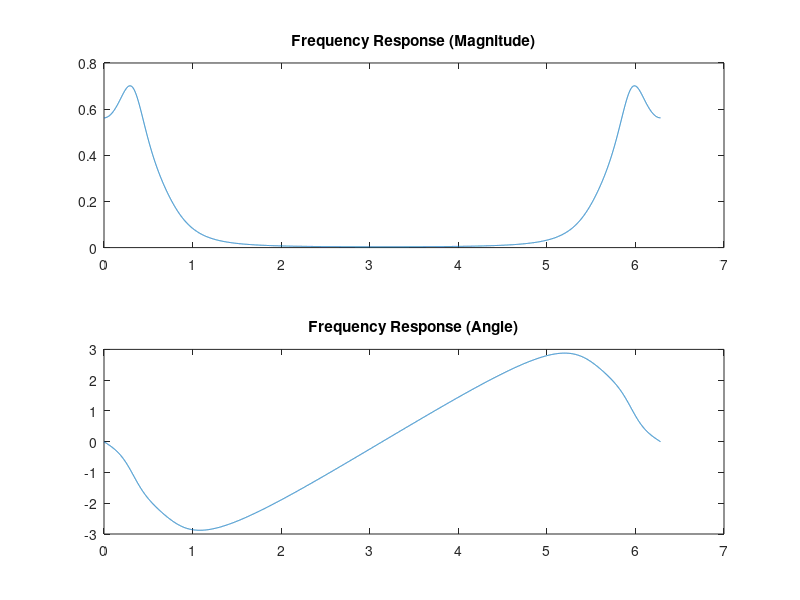
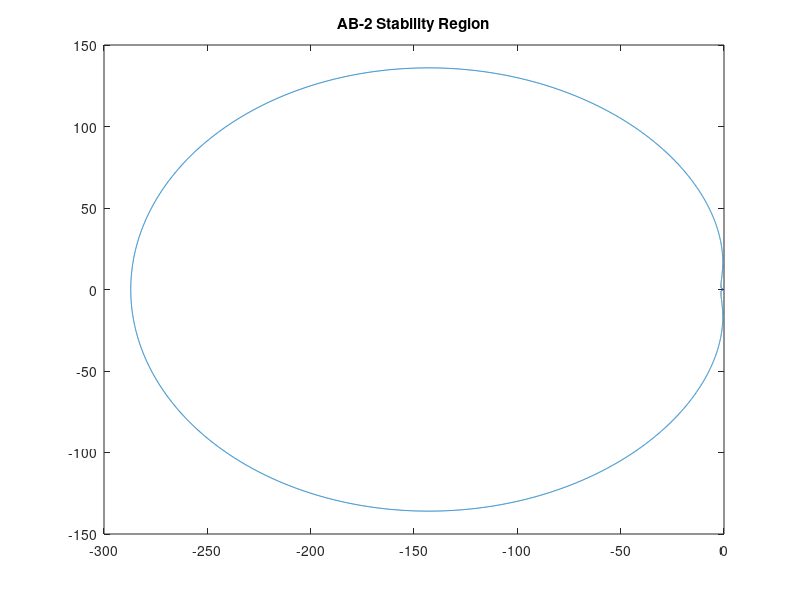
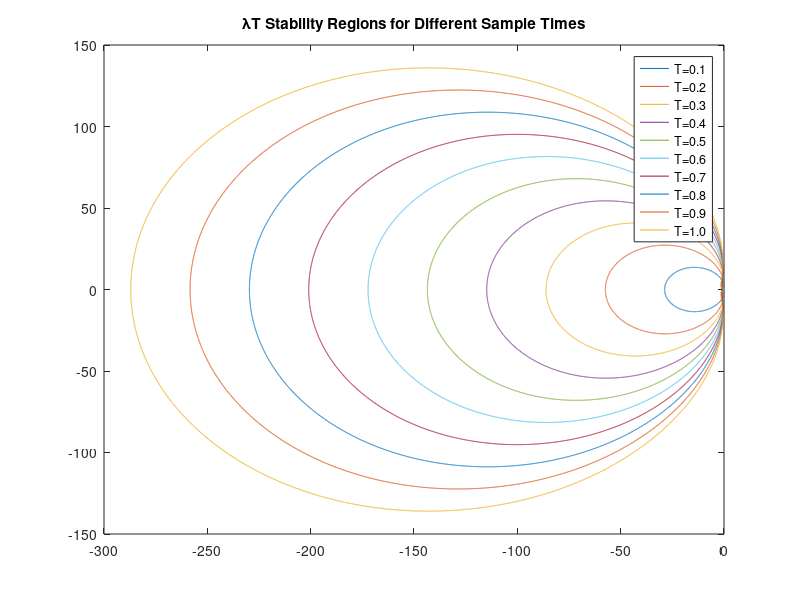

MATLAB code for these plots, in order:
% System Simulation Problem 9
% Written by Josh Humphrey

%% Part B %%
clear
N = 10000;
Omega=linspace(0,2*pi,N+1);      %Set up vector of Omega
z=exp(1i*Omega);                  %Define z on unit circle
T=0.001;
H=(.0850*z.^4)./(2.9362*z.^4-7.7069*z.^3+8.3393*z.^2-4.4174*z+1);
       
figure (1)
subplot(2,1,1)
plot(Omega,abs(H));
title('Frequency Response (Magnitude)')
        
subplot(2,1,2)
plot(Omega,angle(H));
title('Frequency Response (Angle)')

%% Part C %%
clear
N = 10000;
Omega=linspace(0,2*pi,N+1);      %Set up vector of Omega
z=exp(1i*Omega);                  %Define z on unit circle
T=0.001;
w=((2.9362*z.^4-7.7069*z.^3+8.3393*z.^2-4.4174*z+1)./(.0850*z.^4)).*(2*z.*(z-1)./(3*z-1));

figure(2)
plot(real(w),imag(w));
title('AB-2 Stability Region') 

%% Part D %%
clear
N = 10000;
Omega=linspace(0,2*pi,N+1); 
z=exp(1i*Omega); 

for T = 0.1:0.1:1
    w = T*((2.9362*z.^4-7.7069*z.^3+8.3393*z.^2-4.4174*z+1)./(.0850*z.^4)).*(2*z.*(z-1)./(3*z-1));
    hold on
    figure(3)
    plot(real(w),imag(w))
    legend('T=0.1','T=0.2','T=0.3','T=0.4','T=0.5','T=0.6','T=0.7','T=0.8','T=0.9','T=1.0')
    title('\lambdaT Stability Regions for Different Sample Times')
    hold off
end
